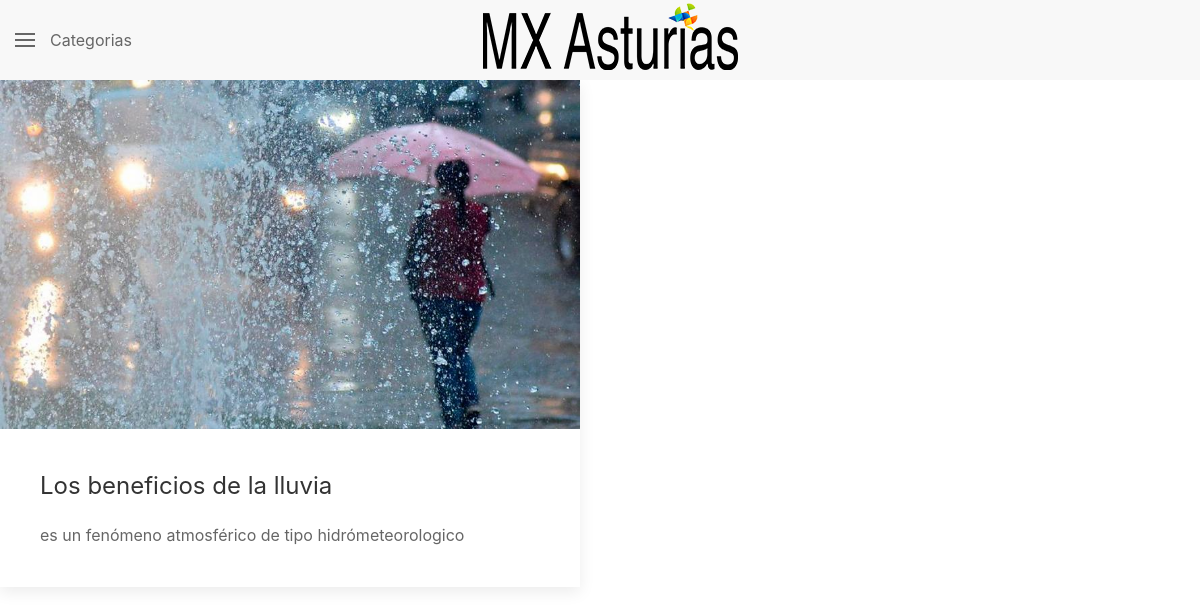
The page / on the database its author committed.
### articulos/models.py (models this page shows, shortened)
class Articulo(models.Model):
    titulo              =models.CharField(max_length=150)
    textoprevio         =models.CharField(max_length=200)
    imagenportada       =models.ImageField(upload_to='media/')
    textograndecuerpo   =models.CharField(max_length=100)
    tipo                =models.CharField(choices=tiposdearticulos,default='patrocinado',max_length=50)
    cuerpo              =models.TextField()
    publicidad1         =models.ImageField(upload_to='media/')
    link1               =models.URLField(null=True,blank=True)
    publicidad2         =models.ImageField(upload_to='media/')
    link2               =models.URLField(null=True,blank=True)
    slug                =models.CharField(max_length=200, blank=True, null=True, unique=True)
    categoria           =models.ForeignKey(Categoria, related_name='category', on_delete=models.CASCADE)
    revista             =models.ForeignKey(Region, related_name='zona', on_delete=models.CASCADE)
    fechainicio         =models.DateField(auto_now_add=True)
    fechafin            =models.DateField()

### articulos/views.py (the view)
# urls.py: path('',ArticuloView.as_view(),name='articulos'),
class ArticuloView(ListView):
    model = Articulo

### articulos/templates/articulos/articulo_list.html
{%extends 'index.html'%}
{%block ejemplo%}
{%for obj in object_list%}
<div class="uk-child-width-1-2@m" uk-grid>
    <div>
        <div class="uk-card uk-card-default">
            <div class="uk-card-media-top">
                <a href="{% url 'articulo:articulocompleto' slug=obj.slug %}"><img src="{{obj.imagenportada.url}}" alt="Algo"></a>
            </div>
            <div class="uk-card-body">
                <h3 class="uk-card-title">{{obj.titulo}}</h3>
                <p>{{obj.textoprevio}}</p>
            </div>
        </div>
    </div>
</div>
{%endfor%}
{%endblock ejemplo%}

### rows shown on the page
Articulo: imagenportada (picture), titulo "Los beneficios de la lluvia", textoprevio "es un fenómeno atmosférico de tipo hidrómeteorologico"
